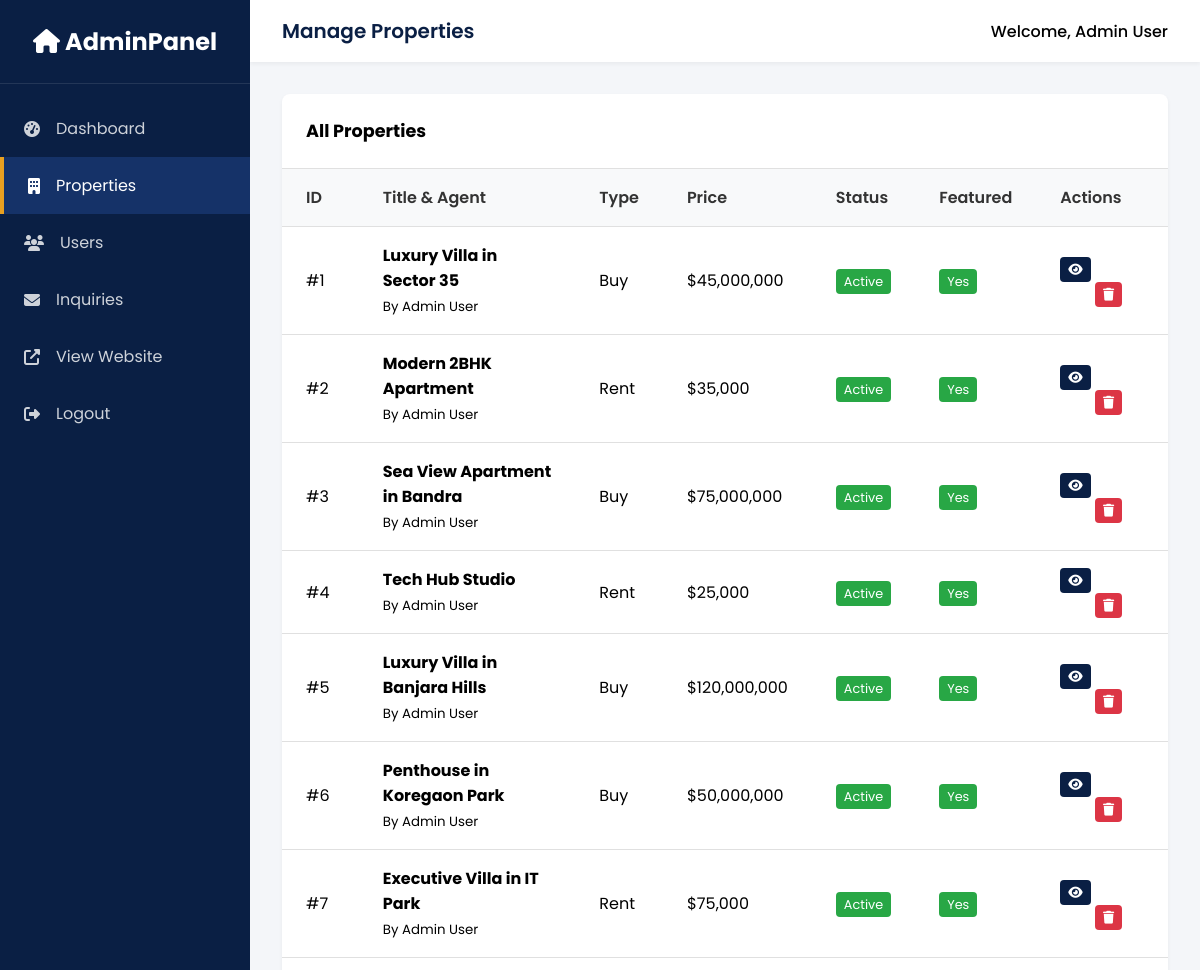
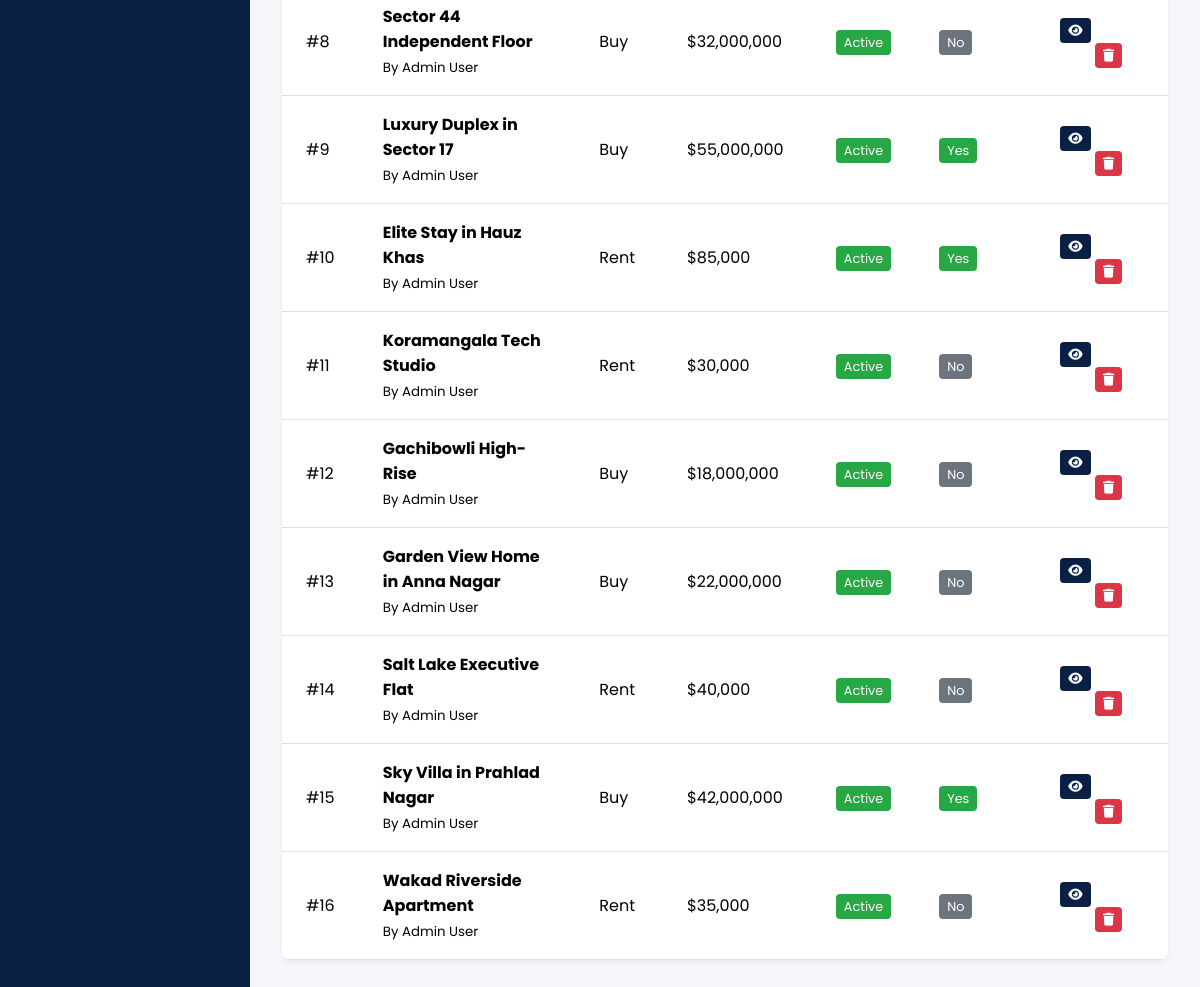
The page /admin/properties.php (signed in) on the database its author committed (2 pictures, top to bottom).
### tables this page shows
CREATE TABLE IF NOT EXISTS properties (
    id INT AUTO_INCREMENT PRIMARY KEY,
    user_id INT NOT NULL,
    title VARCHAR(255) NOT NULL,
    description TEXT,
    type ENUM('Buy', 'Rent', 'Sell') NOT NULL,
    price DECIMAL(15, 2) NOT NULL,
    city VARCHAR(100) NOT NULL,
    locality VARCHAR(100) NOT NULL,
    area_sqft INT,
    bedrooms INT,
    bathrooms INT,
    status ENUM('active', 'inactive', 'sold', 'rented') DEFAULT 'active',
    featured TINYINT(1) DEFAULT 0,
    created_at TIMESTAMP DEFAULT CURRENT_TIMESTAMP,
    FOREIGN KEY (user_id) REFERENCES users(id) ON DELETE CASCADE
);

CREATE TABLE IF NOT EXISTS users (
    id INT AUTO_INCREMENT PRIMARY KEY,
    name VARCHAR(100) NOT NULL,
    email VARCHAR(100) NOT NULL UNIQUE,
    password VARCHAR(255) NOT NULL,
    role ENUM('user', 'admin') DEFAULT 'user',
    phone VARCHAR(20),
    created_at TIMESTAMP DEFAULT CURRENT_TIMESTAMP
);

### admin/properties.php (the view, shortened to what this page needs)
<?php
require_once '../config/database.php';
include 'includes/header.php';
$stmt = $pdo->query("
    SELECT p.*, u.name as agent_name
    FROM properties p
    JOIN users u ON p.user_id = u.id
    ORDER BY p.created_at DESC
");
$properties = $stmt->fetchAll();
?>
<div class="card">
    <div class="card-header">
        <h3 style="font-size: 1.1rem;">All Properties</h3>
    </div>
    <div class="table-responsive">
        <table>
            <thead>
                <tr>
                    <th>ID</th>
                    <th>Title & Agent</th>
                    <th>Type</th>
                    <th>Price</th>
                    <th>Status</th>
                    <th>Featured</th>
                    <th>Actions</th>
                </tr>
            </thead>
            <tbody>
                <?php if(count($properties) > 0): ?>
                    <?php foreach ($properties as $prop): ?>
                    <tr>
                        <td>#<?= $prop['id'] ?></td>
                        <td>
                            <strong><?= htmlspecialchars($prop['title']) ?></strong><br>
                            <small class="text-light">By <?= htmlspecialchars($prop['agent_name']) ?></small>
                        </td>
                        <td><?= $prop['type'] ?></td>
                        <td>$<?= number_format($prop['price']) ?></td>
                        <td>
                            <span class="badge <?= $prop['status'] == 'active' ? 'badge-active' : 'badge-inactive' ?>">
                                <?= ucfirst($prop['status']) ?>
                            </span>
                        </td>
                        <td>
                            <?= $prop['featured'] ? '<span class="badge badge-active">Yes</span>' : '<span class="badge badge-inactive">No</span>' ?>
                        </td>
                        <td>
                            <a href="../property-detail.php?id=<?= $prop['id'] ?>" target="_blank" class="btn btn-sm btn-primary" title="View"><i class="fas fa-eye"></i></a>
                            <a href="?action=toggle_status&id=<?= $prop['id'] ?>" class="btn btn-sm btn-outline" title="Toggle Status"><i class="fas fa-exchange-alt"></i></a>
                            <a href="?action=toggle_featured&id=<?= $prop['id'] ?>" class="btn btn-sm btn-outline" title="Toggle Featured"><i class="fas fa-star"></i></a>
                            <a href="?action=delete&id=<?= $prop['id'] ?>" class="btn btn-sm btn-danger" onclick="return confirm('Are you sure you want to delete this property?');" title="Delete"><i class="fas fa-trash"></i></a>
                        </td>
                    </tr>
                    <?php endforeach; ?>
                <?php else: ?>
                    <tr><td colspan="7" class="text-center">No properties found.</td></tr>
                <?php endif; ?>
            </tbody>
        </table>
    </div>
</div>
    </div>
</main>
</body>
</html>

### assets/css/admin.css (style rules this page uses)
:root { --primary-color: #0A1F44; --accent-color: #E8A020; --bg-color: #f4f6f9; --sidebar-bg: #0A1F44; --sidebar-hover: #153268; --text-dark: #333; --white: #fff; --border-color: #e0e0e0; }
* { margin: 0; padding: 0; box-sizing: border-box; }
body { font-family: 'Poppins', sans-serif; background-color: var(--bg-color); display: flex; min-height: 100vh; }
.card { background: var(--white); border-radius: 8px; box-shadow: 0 2px 4px rgba(0,0,0,0.05); overflow: hidden; }
.card-header { padding: 1.5rem; border-bottom: 1px solid var(--border-color); display: flex; justify-content: space-between; align-items: center; }
.table-responsive { overflow-x: auto; }
table { width: 100%; border-collapse: collapse; }
th, td { padding: 1rem 1.5rem; text-align: left; border-bottom: 1px solid var(--border-color); }
th { background-color: #f8f9fa; font-weight: 600; color: var(--text-dark); }
.badge { padding: 0.25rem 0.5rem; border-radius: 4px; font-size: 0.8rem; color: #fff; }
.badge-active { background: #28a745; }
.badge-inactive { background: #6c757d; }
.btn { padding: 0.5rem 1rem; border-radius: 4px; text-decoration: none; color: #fff; cursor: pointer; border: none; font-size: 0.9rem; }
.btn-sm { padding: 0.25rem 0.5rem; font-size: 0.8rem; }
.btn-primary { background: var(--primary-color); }
.btn-danger { background: #dc3545; }

### rows shown on the page
properties: id "1", title "Luxury Villa in Sector 35", user.name "Admin User", type "Buy", price "45,000,000", status "Active", featured "Yes"
properties: id "2", title "Modern 2BHK Apartment", user.name "Admin User", type "Rent", price "35,000", status "Active", featured "Yes"
properties: id "3", title "Sea View Apartment in Bandra", user.name "Admin User", type "Buy", price "75,000,000", status "Active", featured "Yes"
properties: id "4", title "Tech Hub Studio", user.name "Admin User", type "Rent", price "25,000", status "Active", featured "Yes"
properties: id "5", title "Luxury Villa in Banjara Hills", user.name "Admin User", type "Buy", price "120,000,000", status "Active", featured "Yes"
properties: id "6", title "Penthouse in Koregaon Park", user.name "Admin User", type "Buy", price "50,000,000", status "Active", featured "Yes"
properties: id "7", title "Executive Villa in IT Park", user.name "Admin User", type "Rent", price "75,000", status "Active", featured "Yes"
properties: id "8", title "Sector 44 Independent Floor", user.name "Admin User", type "Buy", price "32,000,000", status "Active", featured "No"
properties: id "9", title "Luxury Duplex in Sector 17", user.name "Admin User", type "Buy", price "55,000,000", status "Active", featured "Yes"
properties: id "10", title "Elite Stay in Hauz Khas", user.name "Admin User", type "Rent", price "85,000", status "Active", featured "Yes"
properties: id "11", title "Koramangala Tech Studio", user.name "Admin User", type "Rent", price "30,000", status "Active", featured "No"
properties: id "12", title "Gachibowli High-Rise", user.name "Admin User", type "Buy", price "18,000,000", status "Active", featured "No"
properties: id "13", title "Garden View Home in Anna Nagar", user.name "Admin User", type "Buy", price "22,000,000", status "Active", featured "No"
properties: id "14", title "Salt Lake Executive Flat", user.name "Admin User", type "Rent", price "40,000", status "Active", featured "No"
properties: id "15", title "Sky Villa in Prahlad Nagar", user.name "Admin User", type "Buy", price "42,000,000", status "Active", featured "Yes"
properties: id "16", title "Wakad Riverside Apartment", user.name "Admin User", type "Rent", price "35,000", status "Active", featured "No"

### other values the page prints
$pageTitle "Manage Properties"
$_SESSION['user_name'] "Admin User"
